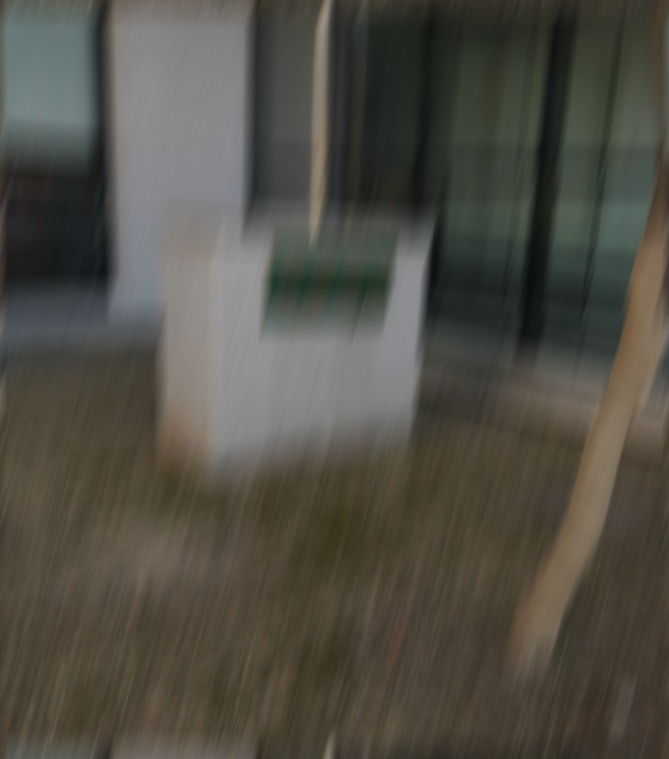
#> input picture images/blur 60 75.png, 669 x 759 px, found by its file name
$ python motiondeblur.py
#> lines starting #> are read from the running program, lines starting #| are printed output that depends on the picture; after the words box and inside, x2 and y2 are one past the last pixel; in counts of white or black regions, pixels touching at a corner belong together
#! /usr/bin/env python3

from matplotlib import pyplot as plt
import numpy as np
import cv2 as cv
import math
# import rospy
# from cv_bridge import CvBridge
# from sensor_msgs.msg import Image
import time


# from calcu_imu.msg import ImageMotion

def getMotionDsf(shape, angle, dist):
    xCenter = shape[0] // 2
    yCenter = shape[1] // 2
    sinVal = np.sin(angle * np.pi / 180)
    cosVal = np.cos(angle * np.pi / 180)
    PSF = np.zeros(shape)  # 点扩散函数
    for i in range(dist):  # 将对应角度上motion_dis个点置成1
        xOffset = round(sinVal * i)
        yOffset = round(cosVal * i)
        PSF[int(xCenter - xOffset), int(yCenter + yOffset)] = 1
    return PSF / PSF.sum()  # 归一化


def ClsFilter(img, kernel, laplacian, gamma):
    img_fft = np.fft.fft2(img)
    PSF_fft = np.fft.fft2(kernel)
    laplacian_fft = np.fft.fft2(laplacian, s=img.shape)
    Filter = np.conj(PSF_fft) / (np.abs(PSF_fft) ** 2 + gamma * (np.abs(laplacian_fft) ** 2))
    deblur_fft = np.fft.ifft2(Filter * img_fft)
    deblur_img = np.abs(np.fft.fftshift(deblur_fft))
    return deblur_img


def winerFilter(input, PSF, eps, K=0.01):
    fftImg = np.fft.fft2(input)
    fftPSF = np.fft.fft2(PSF) + eps
    fftWiener = np.conj(fftPSF) / (np.abs(fftPSF) ** 2 + K)
    imgWienerFilter = np.fft.ifft2(fftImg * fftWiener)
    imgWienerFilter = np.abs(np.fft.fftshift(imgWienerFilter))
    return imgWienerFilter


def swap_diag_blocks(mat):
    h, w = mat.shape
    h1 = math.ceil(h / 2)
    w1 = math.ceil(w / 2)
    mat1 = mat[0:h1, 0:w1]
    mat2 = mat[0:h1, w1:w]
    mat3 = mat[h1:h, 0:w1]
    mat4 = mat[h1:h, w1:w]

    temp = np.copy(mat1)
    mat1 = np.copy(mat4)
    mat4 = np.copy(temp)
    temp = np.copy(mat2)
    mat2 = np.copy(mat3)
    mat3 = np.copy(temp)

    merged_mat = np.vstack((np.hstack((mat1, mat2)), np.hstack((mat3, mat4))))
    return merged_mat


def inverseFilter(img, kernel):
    return winerFilter(img, kernel, 0)


# [9 lines of commented-out code are left out]

def show_imgSpectrum(img):
    dft = cv.dft(np.float32(img), flags=cv.DFT_COMPLEX_OUTPUT)
    dftshift = np.fft.fftshift(dft)
    result = 20 * np.log(cv.magnitude(dftshift[:, :, 0], dftshift[:, :, 1]))
    plt.subplot(121), plt.imshow(img, cmap='gray')
    plt.title('original'), plt.axis('off')
    plt.subplot(122), plt.imshow(result, cmap='gray')
    plt.title('original'), plt.axis('off')
    plt.show()


if __name__ == "__main__":
    gray_img = cv.imread("./images/blur 60 75.png", cv.IMREAD_GRAYSCALE)
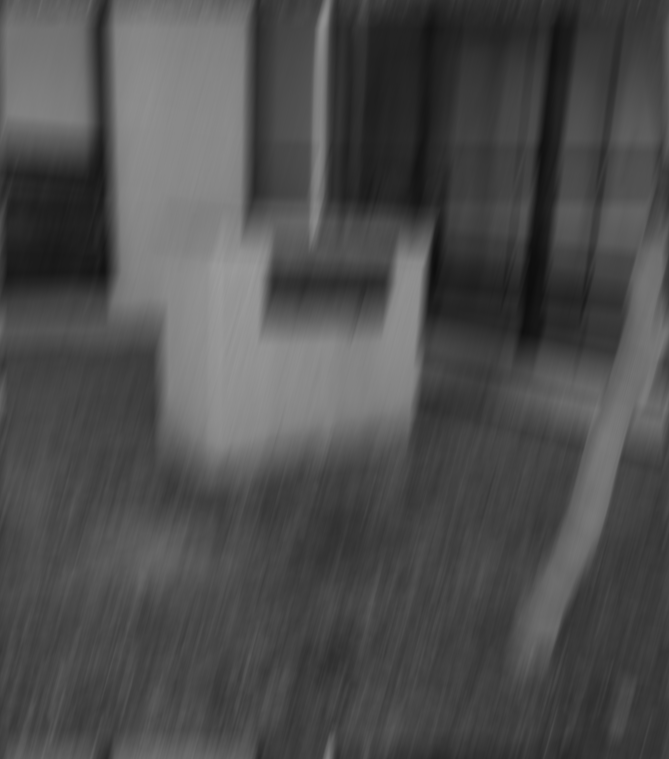
#> gray_img: shape (759, 669); min 13, max 156, mean 77.6
    # roi = gray_img[350:720, 875:1280]
    # show_imgSpectrum(gray_img)
    PSF = getMotionDsf(gray_img.shape, 75, 60)
    laplacian = np.array([[0, -1, 0], [-1, 4, -1], [0, -1, 0]])
    # start_time = time.time()
    # deblur_img = winerFilter(gray_img, PSF, 0.001)

    deblur_img = ClsFilter(gray_img, PSF, laplacian, 0.001)
#> in ClsFilter, `PSF_fft = np.fft.fft2(kernel)`:
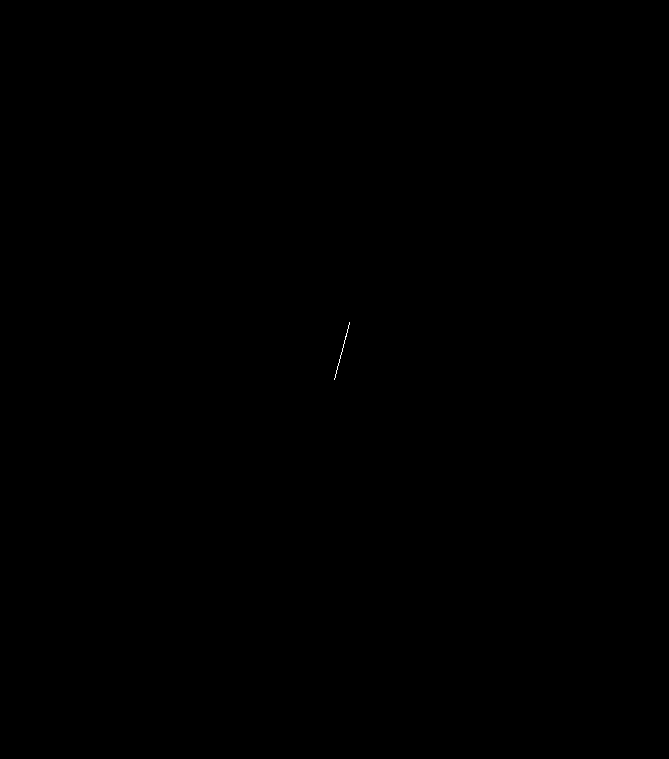
#> kernel: shape (759, 669) float64; values 0 (black) and 0.0169 (white), 0.01% white in thin lines or dots, all inside (x1, y1, x2, y2) = (334, 322, 350, 380)
#> in ClsFilter, `deblur_img = np.abs(np.fft.fftshift(deblur_fft))`:
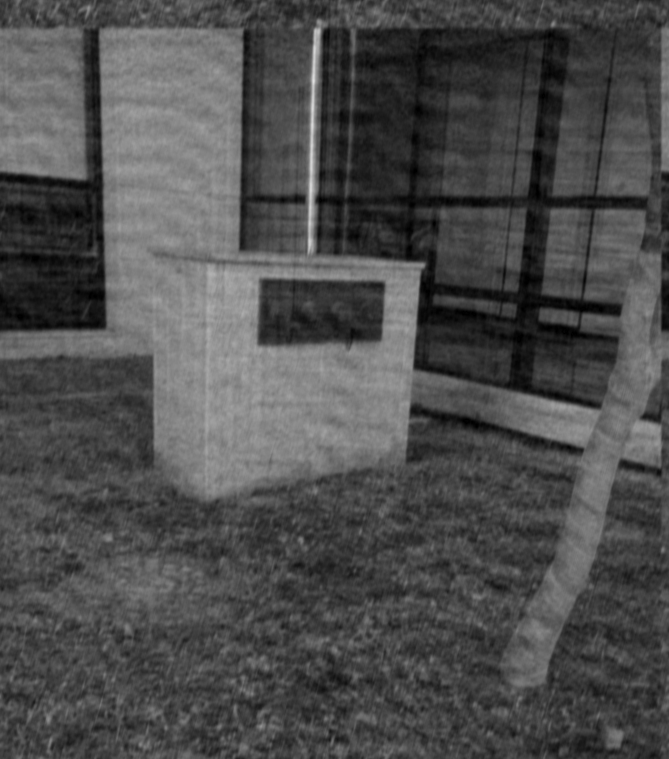
#> deblur_img: shape (759, 669) float64; min 0.00252, max 224.6, mean 77.6
    # [8 lines of commented-out code are left out]
    cv.imshow("deblur", deblur_img / 256)
    cv.imwrite("deblur.jpg", deblur_img)
    cv.waitKey(0)

    # [7 lines of commented-out code are left out]
